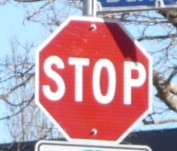
#> input picture sample.jpg, 177 x 151 px
$ python -i preprocessing.py   (imports and definitions only)
#> lines starting #> are read from the running program, lines starting #| are printed output that depends on the picture
import cv2
import numpy as np

def preprocess_image(image_path):
#> called with image_path = 'sample.jpg'
    img = cv2.imread(image_path)
#> img is the input picture: shape (151, 177, 3); mean B, G, R 165.2, 153.3, 187.5


    scale_percent = 100
    width = int(img.shape[1] * scale_percent / 100)
#> width = 177
    height = int(img.shape[0] * scale_percent / 100)
#> height = 151
    img = cv2.resize(img, (width, height))


    grayscale = cv2.cvtColor(img, cv2.COLOR_BGR2GRAY)
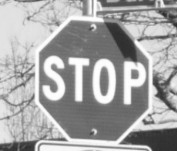
#> grayscale: shape (151, 177); min 40, max 255, mean 164.9

    grayscale = cv2.GaussianBlur(grayscale, (3, 3), 0)

    grayscale = cv2.equalizeHist(grayscale)
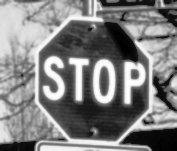
#> grayscale: shape (151, 177); min 0, max 255, mean 128.5

    return img, grayscale

def detect_text_regions(gray):
    thresh = cv2.adaptiveThreshold(
        gray, 255,
        cv2.ADAPTIVE_THRESH_MEAN_C,
        cv2.THRESH_BINARY_INV,
        15, 10
    )

    contours, _ = cv2.findContours(thresh, cv2.RETR_EXTERNAL, cv2.CHAIN_APPROX_SIMPLE)

    boxes = []
    for c in contours:
        x, y, w, h = cv2.boundingRect(c)
        if w > 20 and h > 20:
            boxes.append((x, y, w, h))

    return boxes, thresh

>>> result = preprocess_image('sample.jpg')
